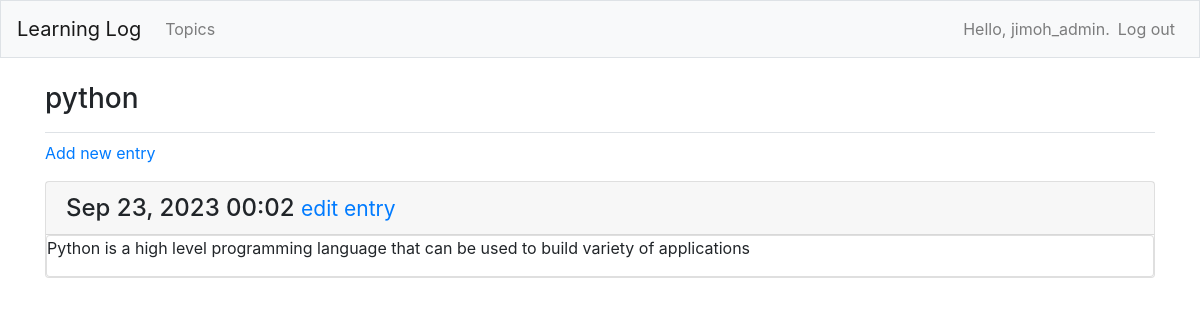
Before: /topics/3/ (signed in) with the older database file.
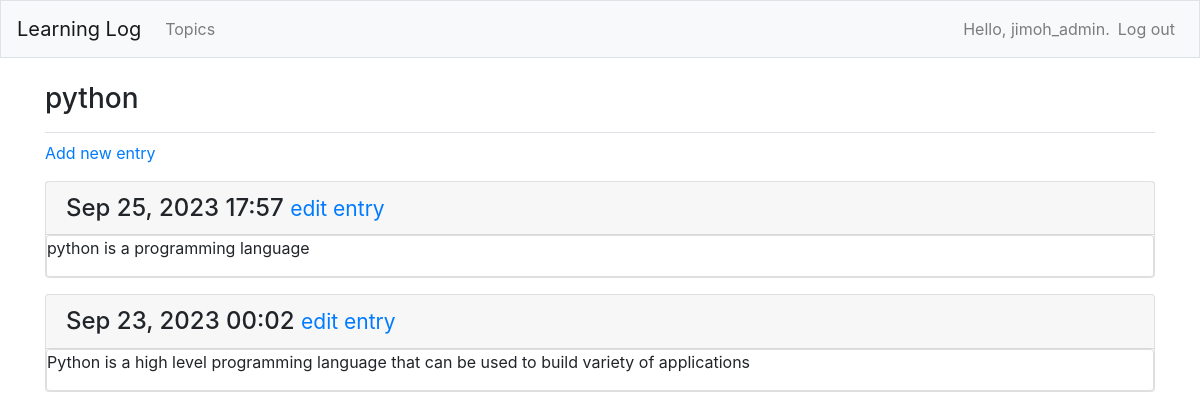
After: the same page with the newer database file.
### learning_logs/models.py (models this page shows, shortened)
class Topic(models.Model):
    text = models.CharField(max_length = 200)
    date_added = models.DateTimeField(auto_now_add = True)
    owner = models.ForeignKey(User, on_delete=models.CASCADE)
    def __str__(self):
        return self.text

class Entry(models.Model):
    topic = models.ForeignKey(Topic, on_delete=models.CASCADE)
    text = models.TextField()
    date_added = models.DateTimeField(auto_now_add=True)
    class Meta:
        verbose_name_plural = 'entries'

### learning_logs/views.py (the view)
# urls.py: path('topics/<int:topic_id>/', views.topic, name='topic'),
@login_required
def topic(request, topic_id):
    topic = Topic.objects.get(id=topic_id)
    if topic.owner != request.user:
        raise Http404
    entries = topic.entry_set.order_by('-date_added')
    context = {'topic': topic, 'entries': entries}
    return render(request, 'learning_logs/topic.html', context)

### learning_logs/templates/learning_logs/topic.html
{% extends 'learning_logs/base.html' %}
{% block page_header %}
  <h3>{{ topic }}</h3>
{% endblock page_header %}
{% block content %}
  <p>
    <a href="{% url 'learning_logs:new_entry' topic.id %}">Add new entry<a/>
  </p>
  {% for entry in entries %}
    <div class="card mb-3">
      <h4 class="card-header">
        {{ entry.date_added|date:'M d, Y H:i' }}
	<small><a href="{% url 'learning_logs:edit_entry' entry.id %}">
	    edit entry</a></small>
      </h4>
      <div class="card body">
	{{ entry.text|linebreaks }}
      </div>
    </div>
  {% empty %}
    <p>There are no entries for this topic yet.</p>
  {% endfor %}
{% endblock content %}

### learning_logs/templates/learning_logs/base.html (shortened to what this page needs)
{% load bootstrap4 %}
<!doctype html>
<html lang="en">
<head>
  {% bootstrap_css %}
</head>
<body>
  <nav class="navbar navbar-expand-md navbar-light bg-light mb-4 border">
    <a class="navbar-brand" href="{% url 'learning_logs:index'%}">
        Learning Log</a>
    <div class="collapse navbar-collapse" id="navbarCollapse">
      <ul class="navbar-nav mr-auto">
        <li class="nav-item">
	  <a class="nav-link" href="{% url 'learning_logs:topics'%}">
              Topics</a></li>
      </ul>
      <ul class="navbar-nav ml-auto">
	{% if user.is_authenticated%}
	  <li class="nav-item">
	    <span class="navbar-text">Hello, {{ user.username }}.</span>
	  </li>
	  <li class="nav-item">
            <a class="nav-link" href="{% url 'users:logout' %}">Log out</a>
	  </li>
	{% else%}
	  <li class="nav-item">
	    <a class="nav-link" href="{% url 'users:register' %}">Register</a>
	  </li>
	  <li class="nav-item">
	    <a class="nav-link" href="{% url 'users:login' %}">Log in</a></li>
	{% endif %}
      </ul>
    </div>
  </nav>
  <main role="main" class="container">
    <div class="pb-2 mb-2 border-bottom">
      {% block page_header %}{% endblock page_header %}
    </div>
    <div>
      {% block content %}{% endblock content %}
    </div>
  </main>
</body>
</html>

Changed rows visible on the page:
added Entry: date_added "Sep 25, 2023 17:57", text "python is a programming language"
